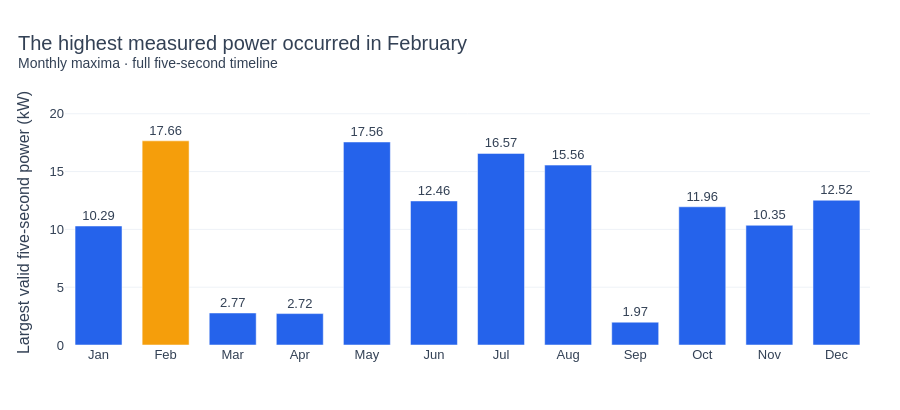

Here is the notebook cell this chart was saved with:
### Markdown cell above
### 📈 4. Where is the real power peak?
We distinguish **peak power** from **total energy**. The peak chart uses every valid five-second reading. It does not select a convenient complete day.

### Code cell
colours = [ORANGE if m.month == peak_date.month else BLUE for m in monthly["Month"]]
fig_peaks = go.Figure(go.Bar(x=months, y=monthly["peak_kw"].to_list(), marker_color=colours,
    text=[f"{v:.2f}" if v is not None else "No reading" for v in monthly["peak_kw"]], textposition="outside"))
fig_peaks.update_yaxes(title="Largest valid five-second power (kW)", rangemode="tozero")
fig_peaks.update_layout(showlegend=False)
polish(fig_peaks, "The highest measured power occurred in " + peak_local.strftime("%B"), "Monthly maxima · full five-second timeline")
report(f"The true maximum is **{peak_kw:.3f} kW**, recorded on **{peak_local.strftime('%d %B %Y at %H:%M:%S')} Berlin time**.\nJune was previously shown because a complete day was selected by energy. That was a different question and should not have been called the peak day.")

### Figure 1 — Plotly figure (JSON) as saved in the notebook; plotly's stock layout.template omitted (floating-point values rounded to 4 significant figures)
{"data": [{"cliponaxis": false, "marker": {"color": ["#2563eb", "#f59e0b", "#2563eb", "#2563eb", "#2563eb", "#2563eb", "#2563eb", "#2563eb", "#2563eb", "#2563eb", "#2563eb", "#2563eb"]}, "text": ["10.29", "17.66", "2.77", "2.72", "17.56", "12.46", "16.57", "15.56", "1.97", "11.96", "10.35", "12.52"], "textposition": "outside", "type": "bar", "x": ["Jan", "Feb", "Mar", "Apr", "May", "Jun", "Jul", "Aug", "Sep", "Oct", "Nov", "Dec"], "y": [10.29, 17.66, 2.77, 2.717, 17.56, 12.46, 16.57, 15.56, 1.975, 11.96, 10.35, 12.52]}], "layout": {"bargap": 0.3, "font": {"color": "#334155", "family": "Arial", "size": 13}, "height": 410, "hoverlabel": {"bgcolor": "white"}, "legend": {"orientation": "h", "x": 0, "y": 1.01, "yanchor": "bottom"}, "margin": {"b": 65, "l": 65, "r": 30, "t": 100}, "paper_bgcolor": "white", "plot_bgcolor": "white", "showlegend": false, "title": {"font": {"size": 20}, "text": "The highest measured power occurred in February<br><sup>Monthly maxima · full five-second timeline</sup>", "x": 0.02}, "xaxis": {"automargin": true, "showgrid": false, "zeroline": false}, "yaxis": {"automargin": true, "gridcolor": "#eef2f7", "range": [0, 21.19], "rangemode": "tozero", "title": {"text": "Largest valid five-second power (kW)"}, "zeroline": false}}}
